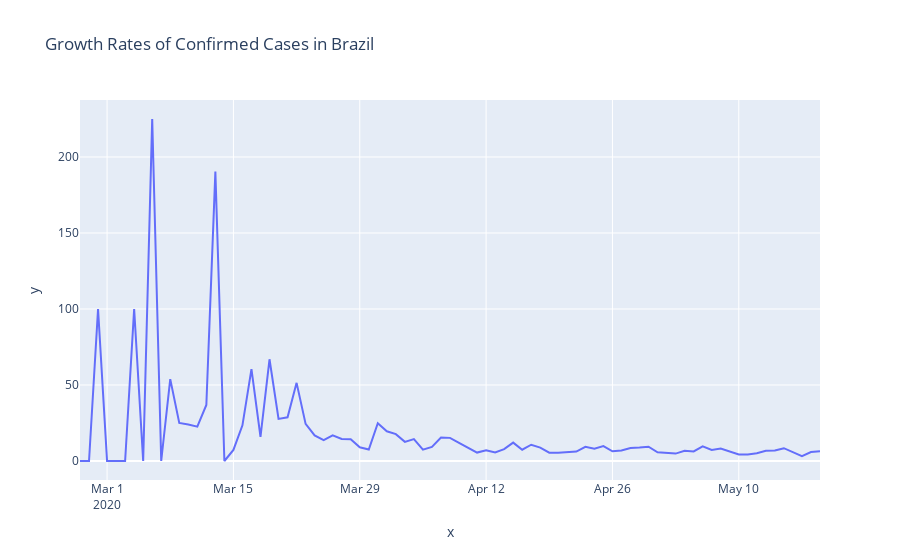

The cell this chart's notebook holds for it:
### Code cell
first_day = brasil.observationdate.loc[brasil.confirmed > 0].min()

px.line(x = pd.date_range(first_day, brasil.observationdate.max())[1:],
        y = daily_rates, title = 'Growth Rates of Confirmed Cases in Brazil'
       )
